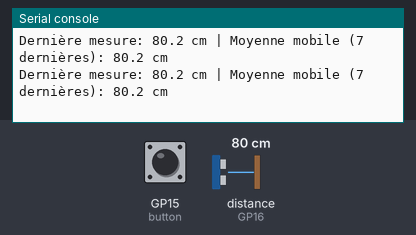
A program run on a simulated Raspberry Pi Pico running MicroPython. Parts: the last lines printed to the serial console. The test bench sets the inputs (shaded band); at power-on: GP15 (button) HIGH, distance to the obstacle (sensor on GP16) 80 cm. The echo pulse lasts 58.3 µs per cm; files the program writes start out absent.

Above: at 1.2 s.
1.3 s: GP15 (button) pulled LOW for 0.15 s
2.9 s: GP15 (button) pulled LOW for 1 s
5.4 s: distance to the obstacle (sensor on GP16) set to 2 cm
At 5.6 s:
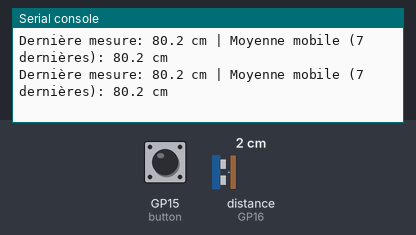
6.9 s: distance to the obstacle (sensor on GP16) set to 4 cm
At 6.95 s:
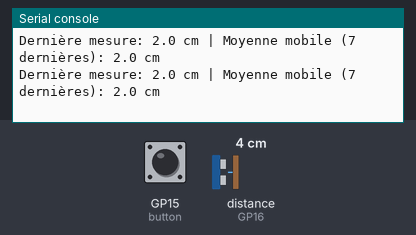
8.4 s: GP15 (button) pulsed LOW 2 times (0.12 s each, 0.3 s apart)
At 8.66 s:
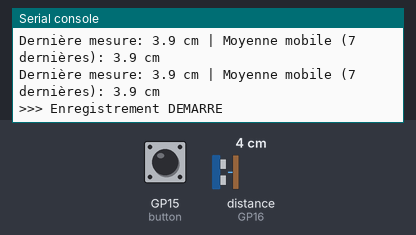
Timing chart, 0 to 11.4 s (numbered marks = the images above; inputs shaded):
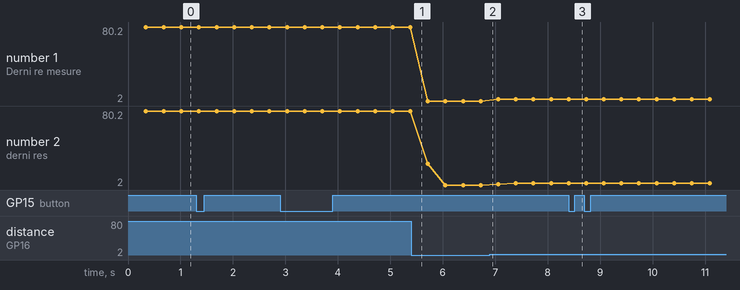

The program:

ultrasons.py
```python
from machine import Pin
import time

# --- Configuration des GPIO capteur ---
TRIG_PIN = 17   # GP17
ECHO_PIN = 16   # GP16

trig = Pin(TRIG_PIN, Pin.OUT)
echo = Pin(ECHO_PIN, Pin.IN)

# --- Configuration du bouton ---
BUTTON_PIN = 15  # GP15
button = Pin(BUTTON_PIN, Pin.IN, Pin.PULL_UP)  # bouton entre GPIO15 et GND
prev_button_state = 1  # 1 = relâché, 0 = appuyé

# --- Paramètres de fréquence ---
SAMPLE_INTERVAL_MS = 67   # ~15 mesures par seconde
AVERAGE_INTERVAL_MS = 333 # ~3 moyennes par seconde

# --- Paramètres de la moyenne mobile ---
BUFFER_SIZE = 7
distances_buffer = []

# --- Enregistrement des données ---
recording = False
record_start_ticks = None
log_data = []       # liste de tuples (time_ms, last_distance, avg_distance)
file_index = 1      # pour générer des noms de fichiers uniques


def mesurer_distance_cm():
    """Mesure une distance en cm avec le capteur ultrason.
       Retourne None en cas de problème (timeout).
    """
    # S'assurer que TRIG est bas
    trig.value(0)
    time.sleep_us(5)

    # Impulsion de 10 µs sur TRIG
    trig.value(1)
    time.sleep_us(10)
    trig.value(0)

    timeout_us = 30000  # 30 ms max pour attendre les transitions sur ECHO

    # Attente que ECHO passe à 1
    debut_attente = time.ticks_us()
    while echo.value() == 0:
        if time.ticks_diff(time.ticks_us(), debut_attente) > timeout_us:
            return None

    # ECHO vient de passer à 1 -> début du pulse
    t_haut_debut = time.ticks_us()

    # Attente que ECHO repasse à 0
    while echo.value() == 1:
        if time.ticks_diff(time.ticks_us(), t_haut_debut) > timeout_us:
            return None

    # ECHO vient de repasser à 0 -> fin du pulse
    t_haut_fin = time.ticks_us()

    # Durée du signal haut (en µs)
    duree = time.ticks_diff(t_haut_fin, t_haut_debut)

    # Conversion en cm
    distance_cm = duree / 58.0
    return distance_cm


def save_csv(data):
    """Enregistre la liste de mesures dans un fichier CSV sur le Pico."""
    global file_index

    if not data:
        print(">>> Aucun point à enregistrer, fichier non créé.")
        return

    filename = "ultra_log_{:03d}.csv".format(file_index)
    file_index += 1

    try:
        with open(filename, "w") as f:
            # En-tête
            f.write("time_ms,last_distance_cm,avg_distance_cm\n")
            # Lignes de données
            for t_ms, last_d, avg_d in data:
                if last_d is None:
                    last_d_str = ""
                else:
                    last_d_str = "{:.2f}".format(last_d)
                avg_d_str = "{:.2f}".format(avg_d)
                f.write("{},{},{}\n".format(t_ms, last_d_str, avg_d_str))

        print(">>> Données sauvegardées dans le fichier :", filename)
    except Exception as e:
        print(">>> ERREUR lors de l'écriture du fichier :", e)


print("Initialisation capteur ultrason")
print("TRIG sur GP{}, ECHO sur GP{}".format(TRIG_PIN, ECHO_PIN))
print("Bouton sur GP{} (entre GPIO et GND)".format(BUTTON_PIN))

last_average_time = time.ticks_ms()

while True:
    loop_start = time.ticks_ms()

    # --- Gestion du bouton (détection appui) ---
    button_state = button.value()
    # front descendant : 1 -> 0 -> appui détecté
    if prev_button_state == 1 and button_state == 0:
        if not recording:
            # Démarrer l'enregistrement
            recording = True
            record_start_ticks = time.ticks_ms()
            log_data = []
            print(">>> Enregistrement DEMARRE")
        else:
            # Arrêter l'enregistrement et sauver
            recording = False
            print(">>> Enregistrement ARRETE, sauvegarde du fichier...")
            save_csv(log_data)
            record_start_ticks = None
            log_data = []

    prev_button_state = button_state

    # --- 1) Mesure à ~15 Hz ---
    distance = mesurer_distance_cm()

    if distance is not None:
        distances_buffer.append(distance)
        if len(distances_buffer) > BUFFER_SIZE:
            distances_buffer.pop(0)

    # --- 2) Calcul de la moyenne mobile à ~3 Hz ---
    now = time.ticks_ms()
    if time.ticks_diff(now, last_average_time) >= AVERAGE_INTERVAL_MS:
        if distances_buffer:
            moyenne = sum(distances_buffer) / len(distances_buffer)

            # Affichage en temps réel
            if distance is not None:
                print("Dernière mesure: {:.1f} cm | Moyenne mobile ({} dernières): {:.1f} cm"
                      .format(distance, len(distances_buffer), moyenne))
            else:
                print("Dernière mesure: invalide | Moyenne mobile ({} dernières): {:.1f} cm"
                      .format(len(distances_buffer), moyenne))

            # Enregistrement si mode "record" actif
            if recording and record_start_ticks is not None:
                elapsed_ms = time.ticks_diff(now, record_start_ticks)
                log_data.append((elapsed_ms, distance, moyenne))
        else:
            print("Aucune mesure valide pour calculer la moyenne.")

        last_average_time = now

    # --- 3) Respecter ~15 mesures/s ---
    elapsed = time.ticks_diff(time.ticks_ms(), loop_start)
    reste = SAMPLE_INTERVAL_MS - elapsed
    if reste > 0:
        time.sleep_ms(reste)
```

Measured:
- after the input at 8.4 s, the serial console: prints a new line after 0.07 s (image 3)
- plotted number 1: 80.2 → 2 after the input at 5.4 s, 2 → 3.9 after the input at 6.9 s
- plotted number 2: 80.2 → 2 after the input at 5.4 s, 2 → 3.9 after the input at 6.9 s
